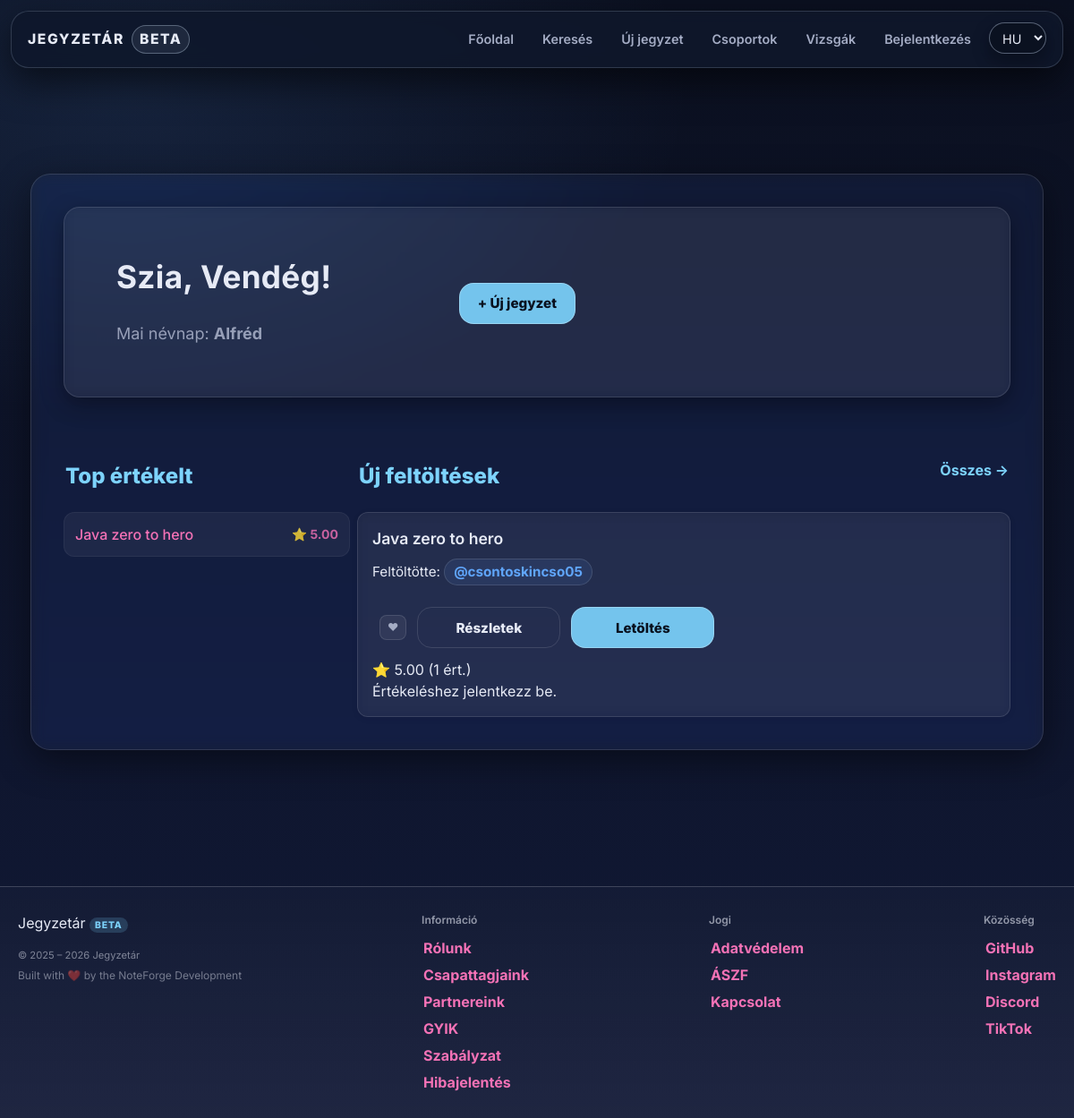
Before: / with the older database file.
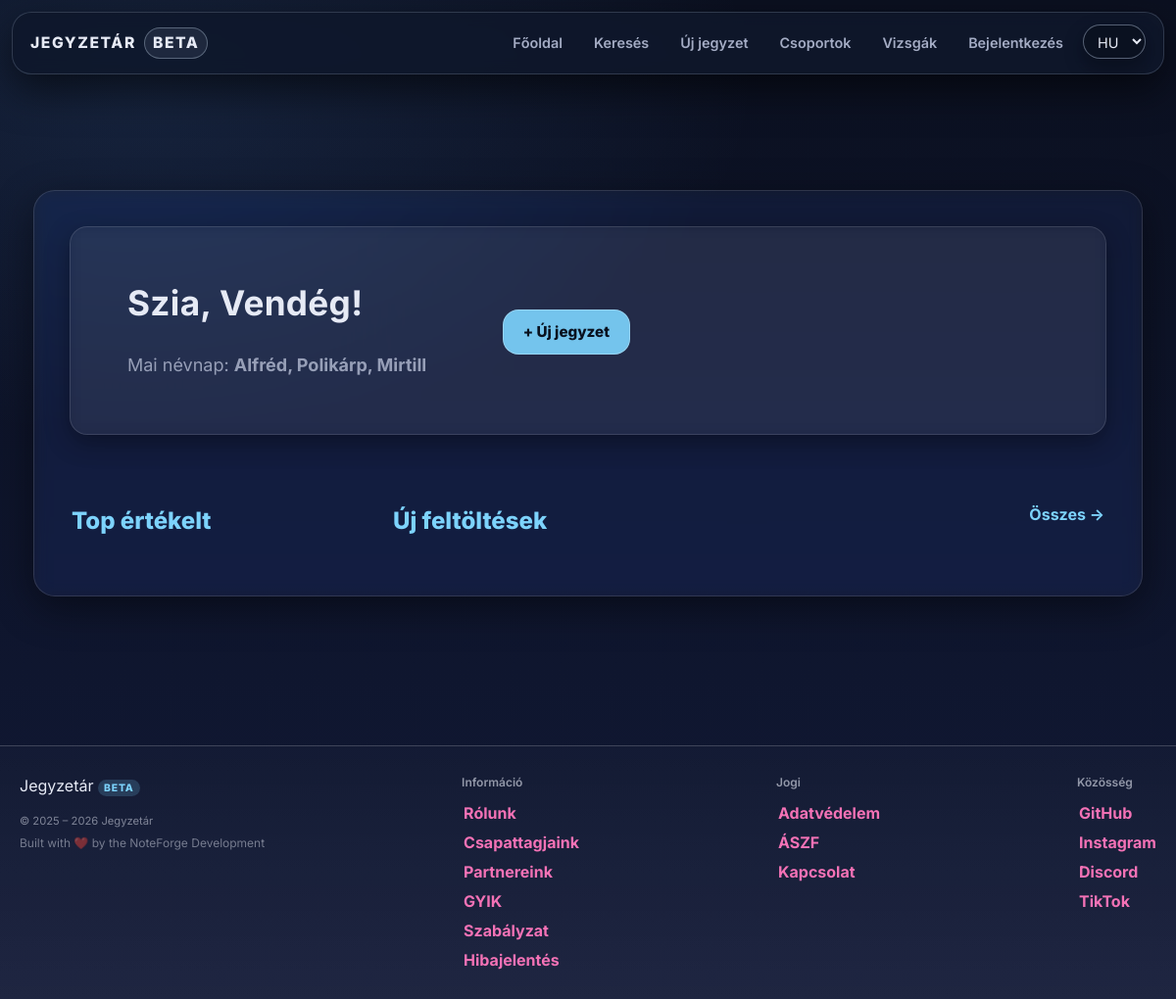
After: the same page with the newer database file.
### tables this page shows
CREATE TABLE `namedays` (
  `id` int(11) NOT NULL,
  `datum` varchar(5) DEFAULT NULL,
  `nevek` varchar(255) DEFAULT NULL
);

CREATE TABLE `files` (
  `id` int(11) NOT NULL,
  `uploaded_by` int(11) DEFAULT NULL,
  `name` varchar(255) NOT NULL,
  `file_name` varchar(255) NOT NULL,
  `description` text DEFAULT NULL,
  `file_path` varchar(255) NOT NULL,
  `subject` varchar(100) NOT NULL,
  `tags` varchar(255) NOT NULL,
  `tn_name` varchar(255) DEFAULT NULL,
  `file_size` bigint(20) UNSIGNED DEFAULT NULL,
  `download_count` int(11) NOT NULL DEFAULT 0,
  `content_text` longtext DEFAULT NULL,
  `edu_stage` enum('hs','uni') DEFAULT NULL,
  `edu_level` tinyint(4) DEFAULT NULL
);

CREATE TABLE `users` (
  `id` int(11) NOT NULL,
  `lastname` varchar(100) DEFAULT NULL,
  `firstname` varchar(100) DEFAULT NULL,
  `username` varchar(50) NOT NULL,
  `birthdate` date DEFAULT NULL,
  `gender` varchar(10) DEFAULT NULL,
  `email` varchar(50) NOT NULL,
  `profile_picture` varchar(255) DEFAULT NULL,
  `password` varchar(255) NOT NULL,
  `security_question` varchar(255) NOT NULL,
  `security_answer` varchar(255) NOT NULL,
  `admin` tinyint(1) NOT NULL,
  `registration_date` datetime DEFAULT NULL,
  `language` varchar(5) NOT NULL DEFAULT 'hu',
  `oauth_provider` varchar(20) DEFAULT NULL,
  `oauth_sub` varchar(191) DEFAULT NULL,
  `email_verified` tinyint(1) NOT NULL DEFAULT 0,
  `bio` text DEFAULT NULL,
  `profile_theme` varchar(32) NOT NULL DEFAULT 'default',
  `twofa_enabled` tinyint(1) NOT NULL DEFAULT 0
);

### assets/php/navbar.php (called while the page is built, shortened)
<?php
    $isLoggedIn = false;
?>

### assets/php/lang.php (called while the page is built, shortened)
<?php
    $supported_langs = ['hu', 'en', 'de'];
    if (isset($_GET['lang']) && in_array($_GET['lang'], $supported_langs, true)) {
        $lang = $_GET['lang'];
        $_SESSION['lang'] = $lang;
        if (!headers_sent()) {
            setcookie('lang', $lang, time() + 60*60*24*30, '/');
        }
    } else {
        if (isset($_SESSION['lang']) && in_array($_SESSION['lang'], $supported_langs, true)) {
            $lang = $_SESSION['lang'];
        } elseif (isset($_COOKIE['lang']) && in_array($_COOKIE['lang'], $supported_langs, true)) {
            $lang = $_COOKIE['lang'];
        } else {
            $lang = 'hu';
        }
    }
    $translations = [];
    if ($stmt = $conn->prepare("SELECT t_key, text FROM translations WHERE lang_code = ?")) {
        $stmt->bind_param('s', $lang);
        $stmt->execute();
        $result = $stmt->get_result();
        while ($row = $result->fetch_assoc()) {
            $translations[$row['t_key']] = $row['text'];
        }
    }
    if (!function_exists('t')) {
        function t(string $key): string
        {
            global $translations;
            return $translations[$key] ?? $key;
        }
    }

### assets/php/functions.php (called while the page is built, shortened)
<?php
    if (!function_exists('db_stmt')) {
        function db_stmt(mysqli $conn, string $sql, string $types = '', array $params = []): mysqli_stmt {
            $stmt = $conn->prepare($sql);
            if ($types !== '' && $params) {
                if (!$stmt->bind_param($types, ...$params)) {
                    db_log_error($conn, 'Paraméterek bind-elése sikertelen', $sql, $params);
                    throw new RuntimeException('Paraméterek bind-elése sikertelen: ' . $stmt->error);
                }
            }
            if (!$stmt->execute()) {
                db_log_error($conn, 'Végrehajtási hiba (execute)', $sql, $params);
                throw new RuntimeException('Végrehajtási hiba (execute): ' . $stmt->error);
            }
            return $stmt;
        }
    }
    if (!function_exists('db_query')) {
        function db_query(mysqli $conn, string $sql, string $types = '', array $params = []): mysqli_result
        {
            $stmt = db_stmt($conn, $sql, $types, $params);
            $result = $stmt->get_result();
            return $result;
        }
    }

### index.php (the view, shortened to what the rows shown need)
<?php
    require_once "assets/php/db.php";
    require_once "assets/php/lang.php";
    require_once "assets/php/functions.php";
    $user = null;
    $displayName   = $user['username'] ?? t('guest');
    $today = date("m-d");
    $nd = db_query($conn, "SELECT nevek FROM namedays WHERE datum = ? LIMIT 1", "s", [$today]);
    $nameday = ($nd && $nd->num_rows > 0) ? $nd->fetch_assoc()['nevek'] : t('nameday_none_today');
    $popular_sql = "
        SELECT f.*, IFNULL(AVG(r.rating),0) AS avg_rating, COUNT(r.id) AS rating_count
        FROM files f
        LEFT JOIN ratings r ON f.id = r.file_id
        GROUP BY f.id
        ORDER BY avg_rating DESC, rating_count DESC
        LIMIT 8
    ";
    $popular_result = $conn->query($popular_sql);
    $latest_result = $conn->query("SELECT * FROM files ORDER BY id DESC LIMIT 12");
?>
<!DOCTYPE html>
<html lang="<?= htmlspecialchars($lang ?? 'hu') ?>">
<head>
    <link rel="stylesheet" href="assets/css/styles.css">
    <script src="https://cdn.jsdelivr.net/npm/@tailwindcss/browser@4"></script>
</head>
<body>
    <?php
        include 'assets/php/navbar.php';
    ?>
    <div class="content-wrapper w-full">
        <?php include "assets/php/ads.php"; ?>
        <div class="main w-full max-w-6xl mx-auto px-4 md:px-6 lg:px-8">
            <section class="hero card mb-6 md:mb-8">
                <div class="hero-body p-4 md:p-6 lg:p-10">
                    <div class="hero-text">
                        <h1 class="hero-title text-2xl md:text-3xl lg:text-4xl font-bold mb-2">
                            <?= t('hero_greeting') . " " . htmlspecialchars($displayName) ?>!
                        </h1>
                        <p class="hero-sub text-base md:text-lg opacity-90"><?= t('hero_nameday') ?>: <strong><?= htmlspecialchars($nameday) ?></strong></p>
                    </div>
                </div>
            </section>
            <div class="home-grid">
            <section class="content-main flex-1 min-w-0">
                    <?php if ($latest_result && $latest_result->num_rows > 0): ?>
                        <div class="content-grid grid grid-cols-1 md:grid-cols-2 gap-4 md:gap-6">
                            <?php while ($file = $latest_result->fetch_assoc()):
                                    $file_id = (int)$file['id'];
                                    $uploaderRes = db_query($conn, "SELECT username FROM users WHERE id = ? LIMIT 1", "i", [(int)$file['uploaded_by']]);
                                    $uploader = ($uploaderRes && $uploaderRes->num_rows) ? $uploaderRes->fetch_assoc() : ['username' => 'ismeretlen'];
                                    $avgRes = db_query($conn, "SELECT AVG(rating) AS avg, COUNT(*) AS c FROM ratings WHERE file_id = ?", "i", [$file_id]);
                                    $avg = "0.00";
                                    $cnt = 0;
                                    if ($avgRes && $avgRes->num_rows) {
                                        $d = $avgRes->fetch_assoc();
                                        $avg = number_format((float)($d['avg'] ?? 0), 2);
                                        $cnt = (int)($d['c'] ?? 0);
                                    }
                                    $userRating = 0;
                                $is_favorite = false;
                            ?>
                                <article class="card note-card" id="file-<?= (int)$file_id ?>">
                                    <header class="note-header">
                                        <div class="card-title-group">
                                            <h4 class="entry-title"><?= htmlspecialchars($file['name'] ?? '') ?></h4>
                                            <p class="uploader-info">
                                                Feltöltötte:
                                                <a class="uploader-name" href="profile.php?user=<?= urlencode($uploader['username'] ?? '') ?>">
                                                    @<?= htmlspecialchars($uploader['username'] ?? 'ismeretlen') ?>
                                                </a>
                                            </p>
                                        </div>
                                    </header>
                                    <div class="card-actions">
                                        <div class="card-actions">
                                            <?php if ($isLoggedIn && $currentUserId): ?>
                                            <form method="POST" style="margin:0;">
                                                <input type="hidden" name="favorite-btn" value="1">
                                                <input type="hidden" name="favorite_file_id" value="<?= (int)$file_id ?>">
                                                <button type="submit"
                                                        class="favorite-btn <?= $is_favorite ? 'favorited' : '' ?>"
                                                        title="<?= $is_favorite ? 'Kedvencekből törlés' : 'Kedvencekhez' ?>">
                                                    ❤
                                                </button>
                                            </form>
                                            <?php else: ?>
                                                <a class="favorite-btn" href="reglog.php" title="Jelentkezz be a kedvencekhez">
                                                    ❤
                                                </a>
                                            <?php endif; ?>
                                            <a href="note.php?id=<?= (int)$file_id ?>" class="btn-sm btn-ghost">
                                                Részletek
                                            </a>
                                            <a href="assets/php/download.php?id=<?= (int)$file_id ?>" class="btn-sm btn-cta">
                                                Letöltés
                                            </a>
                                        </div>
                                    </div>
                                    <div class="card-footer-meta">
                                        <div class="rating-display">
                                            ⭐ <span class="rating-value"><?= htmlspecialchars($avg) ?></span>
                                            <span class="rating-count">(<?= (int)$cnt ?> ért.)</span>
                                        </div>
                                        <?php if ($isLoggedIn && $currentUserId): ?>
                                            <form class="rating-form" method="POST" action="index.php">
                                                <input type="hidden" name="rate-btn" value="1">
                                                <input type="hidden" name="rate_file_id" value="<?= (int)$file_id ?>">
                                                <div class="star-rating" aria-label="Értékelés">
                                                    <?php for ($i = 5; $i >= 1; $i--): ?>
                                                        <input
                                                                type="radio"
                                                                id="rate-<?= (int)$file_id ?>-<?= $i ?>"
                                                                name="rating"
                                                                value="<?= $i ?>"
                                                                <?= ((int)$userRating === $i) ? 'checked' : '' ?>
                                                                onchange="this.form.submit()"
                                                        >
                                                        <label for="rate-<?= (int)$file_id ?>-<?= $i ?>" title="<?= $i ?> csillag">★</label>
                                                    <?php endfor; ?>
                                                </div>
                                                <?php if ((int)$userRating > 0): ?>
                                                    <span class="rating-count">Te: <?= (int)$userRating ?>/5</span>
                                                <?php endif; ?>
                                            </form>
                                        <?php else: ?>
                                            <span class="rating-count">Értékeléshez jelentkezz be.</span>
                                        <?php endif; ?>
                                    </div>
                                </article>
                            <?php endwhile; ?>
                        </div>
                    <?php endif; ?>
                </section>
                <aside class="content-aside w-full lg:w-80 min-w-0">
                    <?php if ($popular_result && $popular_result->num_rows > 0): ?>
                        <div class="list-compact flex flex-col gap-3">
                            <?php while ($file = $popular_result->fetch_assoc()): ?>
                                <a href="note.php?id=<?= $file['id'] ?>" class="popular-item-link block p-3 rounded-xl bg-white/5 hover:bg-white/10 transition-colors border border-white/5 min-w-0">
                                    <div class="flex justify-between items-center gap-2 min-w-0">
                                        <span class="font-medium truncate text-sm md:text-base"><?= htmlspecialchars($file['name'] ?? '') ?></span>
                                        <span class="text-xs md:text-sm whitespace-nowrap opacity-80">⭐ <?= number_format((float)$file['avg_rating'], 2) ?></span>
                                    </div>
                                </a>
                            <?php endwhile; ?>
                        </div>
                    <?php endif; ?>
                </aside>
            </div>
        </div>
    </div>
    </body>
</html>

Changed rows visible on the page:
removed files: name "Java zero to hero", uploaded_by.username "csontoskincso05", avg "5.00", cnt "1", avg_rating "5.00"
changed namedays: nevek "Alfréd" → "Alfréd, Polikárp, Mirtill"
